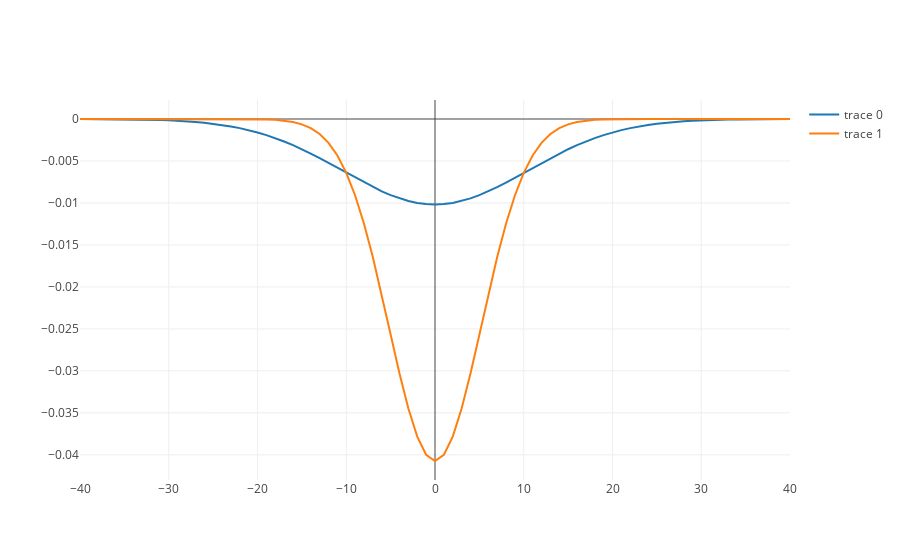

The notebook cell saved with this chart:
### Code cell
# empirical calculation of settlement trough over tunnel (Gauss curve approach)
#                                                                                          WBS: 'PM'
#                                                                                          WBS: 'Feature'

# inputs                                                                                   #ToDo: mv to input above    
D = 13.0  #tunnel diameter in m
A = pi*(tunn_diam/2)**2
d = 13.0  #distance between ground surface and tunnel centerline

# empirical estimates of calculation coefficients (they must have save number of items)
c_v = array([0.002, 0.004]) #empirical values for lost ground as fraction of excavation area
c_i = array([0.8, 0.4]) #empirical coeff's to estimate distance centerline to inflection point of gauss curve

# statistical estimates of calculation parameterspi
# placeholder

# backcalculation estimates of calculation parameters
# placeholder

# calculate intermediate results (d assumed constant along cross-section)
vol_loss = A * c_v
infl_len = d * c_i
# calculte settlement at centerline
setl_max = vol_lost / (sqrt(2*pi) * infl_len)
# calculate settlment at distance x along gauss curve                          #ToDo: lambda or function preferred
setl = lambda x, setl_max, infl_len: (
    setl_max * exp(- x**2 / (2*infl_len**2))) 

# write intermediate results
print('lost volume (m3): '+str(vol_loss))
print('inflection length (m): '+str(infl_len))
print('max settlement (m): '+str(setl_max))
#x=10.4  #for checking
#print('settlement (m) at: '+str(x)+'m = '+str(
#        setl(x, setl_max, infl_len)))

# calculate settlment at x along cross-section
x = arange(-40,41,1)
setl_rslt = []

for i in x:
    setl_rslt.append(setl(i, setl_max, infl_len))

# plot results
nr_rslts = len(setl_rslt[0])
y_data = [[] for n in range(nr_rslts)]
trace = [[] for n in range(nr_rslts)]
data = [[] for n in range(nr_rslts)]

for n in range(nr_rslts):
    for i in setl_rslt:
        y_data[n].append(-i[n])
    trace[n] = go.Scatter(
        x=x,
        y=y_data[n]
    )

data = Data(trace)
plotly.offline.iplot(data)

### Figure 1 — Plotly figure (JSON) as saved in the notebook; plotly's stock layout.template omitted (floating-point values rounded to 4 significant figures)
{"data": [{"type": "scatter", "x": [-40, -39, -38, -37, -36, -35, -34, -33, -32, -31, -30, -29, -28, -27, -26, -25, -24, -23, -22, -21, -20, -19, -18, -17, -16, -15, -14, -13, -12, -11, -10, -9, -8, -7, -6, -5, -4, -3, -2, -1, 0, 1, 2, 3, 4, 5, 6, 7, 8, 9, 10, 11, 12, 13, 14, 15, 16, 17, 18, 19, 20, 21, 22, 23, 24, 25, 26, 27, 28, 29, 30, 31, 32, 33, 34, 35, 36, 37, 38, 39, 40], "y": [-6.247e-06, -9e-06, -1.285e-05, -1.817e-05, -2.547e-05, -3.536e-05, -4.865e-05, -6.631e-05, -8.955e-05, -0.0001198, -0.0001589, -0.0002087, -0.0002716, -0.0003502, -0.0004474, -0.0005664, -0.0007104, -0.0008827, -0.001087, -0.001326, -0.001603, -0.001919, -0.002277, -0.002677, -0.003118, -0.003599, -0.004115, -0.004662, -0.005233, -0.00582, -0.006414, -0.007003, -0.007575, -0.008119, -0.008622, -0.009072, -0.009457, -0.009768, -0.009997, -0.01014, -0.01018, -0.01014, -0.009997, -0.009768, -0.009457, -0.009072, -0.008622, -0.008119, -0.007575, -0.007003, -0.006414, -0.00582, -0.005233, -0.004662, -0.004115, -0.003599, -0.003118, -0.002677, -0.002277, -0.001919, -0.001603, -0.001326, -0.001087, -0.0008827, -0.0007104, -0.0005664, -0.0004474, -0.0003502, -0.0002716, -0.0002087, -0.0001589, -0.0001198, -8.955e-05, -6.631e-05, -4.865e-05, -3.536e-05, -2.547e-05, -1.817e-05, -1.285e-05, -9e-06, -6.247e-06]}, {"type": "scatter", "x": [-40, -39, -38, -37, -36, -35, -34, -33, -32, -31, -30, -29, -28, -27, -26, -25, -24, -23, -22, -21, -20, -19, -18, -17, -16, -15, -14, -13, -12, -11, -10, -9, -8, -7, -6, -5, -4, -3, -2, -1, 0, 1, 2, 3, 4, 5, 6, 7, 8, 9, 10, 11, 12, 13, 14, 15, 16, 17, 18, 19, 20, 21, 22, 23, 24, 25, 26, 27, 28, 29, 30, 31, 32, 33, 34, 35, 36, 37, 38, 39, 40], "y": [-5.768e-15, -2.485e-14, -1.032e-13, -4.131e-13, -1.593e-12, -5.922e-12, -2.121e-11, -7.322e-11, -2.436e-10, -7.808e-10, -2.412e-09, -7.181e-09, -2.06e-08, -5.697e-08, -1.518e-07, -3.898e-07, -9.645e-07, -2.3e-06, -5.286e-06, -1.171e-05, -2.499e-05, -5.139e-05, -0.0001019, -0.0001946, -0.0003582, -0.0006354, -0.001086, -0.00179, -0.002841, -0.004348, -0.00641, -0.009109, -0.01247, -0.01646, -0.02093, -0.02566, -0.0303, -0.03449, -0.03783, -0.03999, -0.04073, -0.03999, -0.03783, -0.03449, -0.0303, -0.02566, -0.02093, -0.01646, -0.01247, -0.009109, -0.00641, -0.004348, -0.002841, -0.00179, -0.001086, -0.0006354, -0.0003582, -0.0001946, -0.0001019, -5.139e-05, -2.499e-05, -1.171e-05, -5.286e-06, -2.3e-06, -9.645e-07, -3.898e-07, -1.518e-07, -5.697e-08, -2.06e-08, -7.181e-09, -2.412e-09, -7.808e-10, -2.436e-10, -7.322e-11, -2.121e-11, -5.922e-12, -1.593e-12, -4.131e-13, -1.032e-13, -2.485e-14, -5.768e-15]}], "layout": {}}
